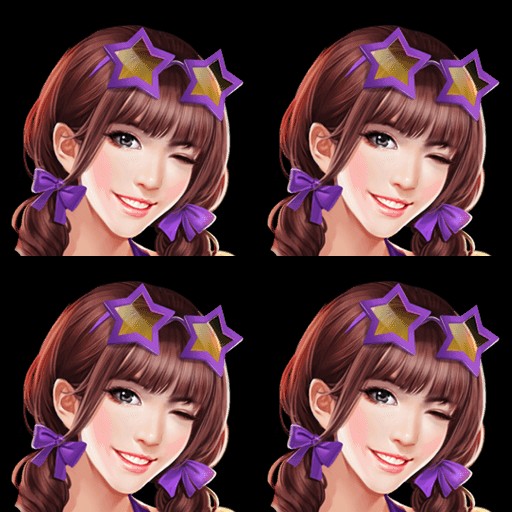

This game map was drawn from its Tiled (.tmx) file and the tilesets committed beside it. A one-line description and the trimmed map source follow:
An orthogonal 8x8 tile map with 64x64 px tiles, 2 tile layers (layer, 块层 2) and 4 objects (3x line, point).

<map version="1.0" tiledversion="1.1.5" orientation="orthogonal" renderorder="right-down" width="8" height="8" tilewidth="64" tileheight="64" infinite="0" nextobjectid="5">
 <tileset firstgid="1" name="imgGirl" tilewidth="64" tileheight="64" tilecount="80" columns="8">
  <image source="imgGirl.png" width="527" height="699" />
 </tileset>
 <layer name="layer" width="8" height="8" locked="1">
  <data>[64 cells, 64 non-empty, 16 distinct tile ids]</data>
 </layer>
 <layer name="块层 2" width="8" height="8" locked="1">
  <data>[64 cells, 0 non-empty, 0 distinct tile ids]</data>
 </layer>
 <objectgroup name="object" offsetx="32" offsety="-32">
  <object id="1" name="line1" type="line" x="128" y="192">
   <polyline points="0,0 256,0 256,256 0,0" />
  </object>
  <object id="2" name="line2" type="line" x="0" y="0">
   <polyline points="0,0 64,0 64,64 0,64" />
  </object>
  <object id="3" name="line3" type="line" x="512" y="512">
   <polyline points="0,0 -64,-256 0,-192 -64,0" />
  </object>
  <object id="4" name="point1" type="point" x="118" y="472">
   <point />
  </object>
 </objectgroup>
</map>